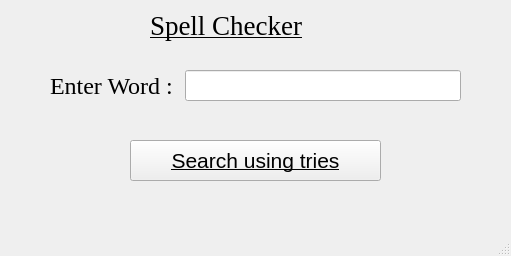
<?xml version="1.0" encoding="UTF-8"?>
<ui version="4.0">
 <class>MainWindow</class>
 <widget class="QMainWindow" name="MainWindow">
  <property name="geometry">
   <rect>
    <x>0</x>
    <y>0</y>
    <width>511</width>
    <height>256</height>
   </rect>
  </property>
  <property name="windowTitle">
   <string>Spell Checker by Aditi Singh</string>
  </property>
  <widget class="QWidget" name="centralwidget">
   <property name="enabled">
    <bool>true</bool>
   </property>
   <widget class="QPushButton" name="pushButton">
    <property name="geometry">
     <rect>
      <x>130</x>
      <y>140</y>
      <width>251</width>
      <height>41</height>
     </rect>
    </property>
    <property name="font">
     <font>
      <pointsize>16</pointsize>
      <underline>true</underline>
     </font>
    </property>
    <property name="text">
     <string>Search using tries</string>
    </property>
   </widget>
   <widget class="QLabel" name="label_2">
    <property name="geometry">
     <rect>
      <x>150</x>
      <y>10</y>
      <width>181</width>
      <height>31</height>
     </rect>
    </property>
    <property name="font">
     <font>
      <family>Times New Roman</family>
      <pointsize>20</pointsize>
      <underline>true</underline>
     </font>
    </property>
    <property name="text">
     <string>Spell Checker</string>
    </property>
   </widget>
   <widget class="QWidget" name="">
    <property name="geometry">
     <rect>
      <x>50</x>
      <y>60</y>
      <width>411</width>
      <height>51</height>
     </rect>
    </property>
    <layout class="QHBoxLayout" name="horizontalLayout">
     <item>
      <widget class="QLabel" name="label">
       <property name="font">
        <font>
         <family>Times New Roman</family>
         <pointsize>18</pointsize>
        </font>
       </property>
       <property name="text">
        <string>Enter Word : </string>
       </property>
      </widget>
     </item>
     <item>
      <widget class="QLineEdit" name="lineEditWord">
       <property name="font">
        <font>
         <pointsize>14</pointsize>
        </font>
       </property>
      </widget>
     </item>
    </layout>
   </widget>
  </widget>
  <widget class="QMenuBar" name="menubar">
   <property name="geometry">
    <rect>
     <x>0</x>
     <y>0</y>
     <width>511</width>
     <height>26</height>
    </rect>
   </property>
  </widget>
  <widget class="QStatusBar" name="statusbar"/>
 </widget>
 <resources/>
 <connections/>
</ui>
